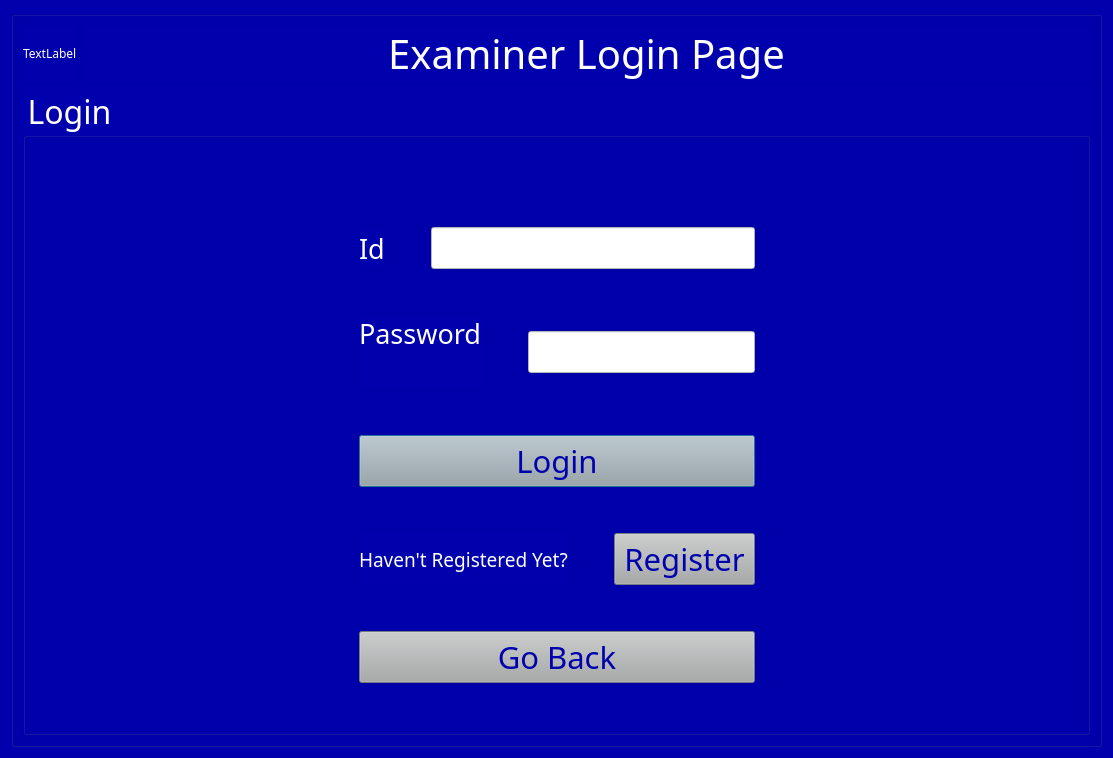
<?xml version="1.0" encoding="UTF-8"?>
<ui version="4.0">
 <class>ExaminerLogin</class>
 <widget class="QDialog" name="ExaminerLogin">
  <property name="geometry">
   <rect>
    <x>0</x>
    <y>0</y>
    <width>1113</width>
    <height>758</height>
   </rect>
  </property>
  <property name="windowTitle">
   <string>Dialog</string>
  </property>
  <property name="styleSheet">
   <string notr="true">*{
	background-color: rgb(0, 0, 173);
font-family:AcPlus IBM CGA;
color:#fff;
}
QLineEdit
{	
color:#0000ad;
	background-color: rgb(255, 255, 255);
}
QComboBox
{
color:#0000ad;
	background-color: rgb(255, 255, 255);
}
QPushButton
{	
	background-color: rgb(167, 171, 170);
	color:#0000ad;
}</string>
  </property>
  <layout class="QGridLayout" name="gridLayout_2">
   <item row="0" column="0">
    <widget class="QGroupBox" name="groupBox">
     <property name="title">
      <string/>
     </property>
     <layout class="QVBoxLayout" name="verticalLayout_3">
      <item>
       <layout class="QHBoxLayout" name="horizontalLayout_3">
        <item>
         <widget class="QLabel" name="logo2">
          <property name="sizePolicy">
           <sizepolicy hsizetype="Preferred" vsizetype="Preferred">
            <horstretch>0</horstretch>
            <verstretch>0</verstretch>
           </sizepolicy>
          </property>
          <property name="text">
           <string>TextLabel</string>
          </property>
         </widget>
        </item>
        <item>
         <widget class="QLabel" name="label_3">
          <property name="sizePolicy">
           <sizepolicy hsizetype="Expanding" vsizetype="Preferred">
            <horstretch>0</horstretch>
            <verstretch>0</verstretch>
           </sizepolicy>
          </property>
          <property name="font">
           <font>
            <family>AcPlus IBM CGA</family>
            <pointsize>30</pointsize>
           </font>
          </property>
          <property name="text">
           <string>Examiner Login Page</string>
          </property>
          <property name="alignment">
           <set>Qt::AlignCenter</set>
          </property>
         </widget>
        </item>
       </layout>
      </item>
      <item>
       <widget class="QGroupBox" name="groupBox_2">
        <property name="font">
         <font>
          <family>AcPlus IBM CGA</family>
          <pointsize>24</pointsize>
         </font>
        </property>
        <property name="styleSheet">
         <string notr="true">*{
	background-color: rgb(0, 0, 173);
font-family:AcPlus IBM CGA;
color:#fff;
}
QLineEdit
{	
color:#0000ad;
	background-color: rgb(255, 255, 255);
}
QComboBox
{
color:#0000ad;
	background-color: rgb(255, 255, 255);
}
QPushButton
{	
	background-color: rgb(167, 171, 170);
	color:#0000ad;
}</string>
        </property>
        <property name="title">
         <string>Login</string>
        </property>
        <layout class="QGridLayout" name="gridLayout">
         <item row="2" column="0">
          <spacer name="horizontalSpacer">
           <property name="orientation">
            <enum>Qt::Horizontal</enum>
           </property>
           <property name="sizeType">
            <enum>QSizePolicy::Expanding</enum>
           </property>
           <property name="sizeHint" stdset="0">
            <size>
             <width>80</width>
             <height>20</height>
            </size>
           </property>
          </spacer>
         </item>
         <item row="2" column="1">
          <layout class="QVBoxLayout" name="verticalLayout_2">
           <item>
            <layout class="QHBoxLayout" name="horizontalLayout">
             <item>
              <widget class="QLabel" name="label">
               <property name="font">
                <font>
                 <family>AcPlus IBM CGA</family>
                 <pointsize>20</pointsize>
                </font>
               </property>
               <property name="text">
                <string>Id</string>
               </property>
               <property name="buddy">
                <cstring>lineID</cstring>
               </property>
              </widget>
             </item>
             <item>
              <spacer name="horizontalSpacer_4">
               <property name="orientation">
                <enum>Qt::Horizontal</enum>
               </property>
               <property name="sizeType">
                <enum>QSizePolicy::Preferred</enum>
               </property>
               <property name="sizeHint" stdset="0">
                <size>
                 <width>40</width>
                 <height>20</height>
                </size>
               </property>
              </spacer>
             </item>
             <item>
              <widget class="QLineEdit" name="lineID">
               <property name="font">
                <font>
                 <family>AcPlus IBM CGA</family>
                 <pointsize>18</pointsize>
                </font>
               </property>
               <property name="styleSheet">
                <string notr="true">background-color: rgb(255, 255, 255);
border-color: rgb(89, 116, 69);
color: #658147;</string>
               </property>
              </widget>
             </item>
            </layout>
           </item>
           <item>
            <spacer name="verticalSpacer_2">
             <property name="orientation">
              <enum>Qt::Vertical</enum>
             </property>
             <property name="sizeType">
              <enum>QSizePolicy::Preferred</enum>
             </property>
             <property name="sizeHint" stdset="0">
              <size>
               <width>20</width>
               <height>40</height>
              </size>
             </property>
            </spacer>
           </item>
           <item>
            <layout class="QHBoxLayout" name="horizontalLayout_2">
             <item>
              <widget class="QLabel" name="label_2">
               <property name="font">
                <font>
                 <family>AcPlus IBM CGA</family>
                 <pointsize>20</pointsize>
                </font>
               </property>
               <property name="text">
                <string>Password
</string>
               </property>
               <property name="buddy">
                <cstring>linePassword</cstring>
               </property>
              </widget>
             </item>
             <item>
              <spacer name="horizontalSpacer_3">
               <property name="orientation">
                <enum>Qt::Horizontal</enum>
               </property>
               <property name="sizeType">
                <enum>QSizePolicy::Preferred</enum>
               </property>
               <property name="sizeHint" stdset="0">
                <size>
                 <width>40</width>
                 <height>20</height>
                </size>
               </property>
              </spacer>
             </item>
             <item>
              <widget class="QLineEdit" name="linePassword">
               <property name="font">
                <font>
                 <family>AcPlus IBM CGA</family>
                 <pointsize>18</pointsize>
                </font>
               </property>
               <property name="styleSheet">
                <string notr="true">background-color: rgb(255, 255, 255);
border-color: rgb(89, 116, 69);
color: #658147;</string>
               </property>
              </widget>
             </item>
            </layout>
           </item>
           <item>
            <spacer name="verticalSpacer_3">
             <property name="orientation">
              <enum>Qt::Vertical</enum>
             </property>
             <property name="sizeType">
              <enum>QSizePolicy::Preferred</enum>
             </property>
             <property name="sizeHint" stdset="0">
              <size>
               <width>20</width>
               <height>40</height>
              </size>
             </property>
            </spacer>
           </item>
           <item>
            <widget class="QPushButton" name="pushButton">
             <property name="font">
              <font>
               <family>AcPlus IBM CGA</family>
               <pointsize>23</pointsize>
              </font>
             </property>
             <property name="styleSheet">
              <string notr="true"/>
             </property>
             <property name="text">
              <string>Login</string>
             </property>
            </widget>
           </item>
           <item>
            <spacer name="verticalSpacer_6">
             <property name="orientation">
              <enum>Qt::Vertical</enum>
             </property>
             <property name="sizeType">
              <enum>QSizePolicy::Preferred</enum>
             </property>
             <property name="sizeHint" stdset="0">
              <size>
               <width>20</width>
               <height>40</height>
              </size>
             </property>
            </spacer>
           </item>
           <item>
            <layout class="QHBoxLayout" name="horizontalLayout_4">
             <item>
              <widget class="QLabel" name="label_4">
               <property name="font">
                <font>
                 <family>AcPlus IBM CGA</family>
                 <pointsize>14</pointsize>
                </font>
               </property>
               <property name="text">
                <string>Haven't Registered Yet?</string>
               </property>
              </widget>
             </item>
             <item>
              <spacer name="horizontalSpacer_7">
               <property name="orientation">
                <enum>Qt::Horizontal</enum>
               </property>
               <property name="sizeType">
                <enum>QSizePolicy::Preferred</enum>
               </property>
               <property name="sizeHint" stdset="0">
                <size>
                 <width>40</width>
                 <height>20</height>
                </size>
               </property>
              </spacer>
             </item>
             <item>
              <widget class="QPushButton" name="register_2">
               <property name="font">
                <font>
                 <family>AcPlus IBM CGA</family>
                 <pointsize>23</pointsize>
                </font>
               </property>
               <property name="text">
                <string>Register</string>
               </property>
              </widget>
             </item>
            </layout>
           </item>
           <item>
            <spacer name="verticalSpacer_7">
             <property name="orientation">
              <enum>Qt::Vertical</enum>
             </property>
             <property name="sizeType">
              <enum>QSizePolicy::Preferred</enum>
             </property>
             <property name="sizeHint" stdset="0">
              <size>
               <width>20</width>
               <height>40</height>
              </size>
             </property>
            </spacer>
           </item>
           <item>
            <widget class="QPushButton" name="pushButton_2">
             <property name="font">
              <font>
               <family>AcPlus IBM CGA</family>
               <pointsize>23</pointsize>
              </font>
             </property>
             <property name="styleSheet">
              <string notr="true"/>
             </property>
             <property name="text">
              <string>Go Back</string>
             </property>
            </widget>
           </item>
          </layout>
         </item>
         <item row="2" column="2">
          <spacer name="horizontalSpacer_2">
           <property name="orientation">
            <enum>Qt::Horizontal</enum>
           </property>
           <property name="sizeType">
            <enum>QSizePolicy::Expanding</enum>
           </property>
           <property name="sizeHint" stdset="0">
            <size>
             <width>80</width>
             <height>20</height>
            </size>
           </property>
          </spacer>
         </item>
         <item row="1" column="1">
          <spacer name="verticalSpacer_5">
           <property name="orientation">
            <enum>Qt::Vertical</enum>
           </property>
           <property name="sizeType">
            <enum>QSizePolicy::Maximum</enum>
           </property>
           <property name="sizeHint" stdset="0">
            <size>
             <width>20</width>
             <height>40</height>
            </size>
           </property>
          </spacer>
         </item>
         <item row="0" column="1">
          <spacer name="verticalSpacer">
           <property name="orientation">
            <enum>Qt::Vertical</enum>
           </property>
           <property name="sizeType">
            <enum>QSizePolicy::Expanding</enum>
           </property>
           <property name="sizeHint" stdset="0">
            <size>
             <width>20</width>
             <height>40</height>
            </size>
           </property>
          </spacer>
         </item>
         <item row="3" column="1">
          <spacer name="verticalSpacer_4">
           <property name="orientation">
            <enum>Qt::Vertical</enum>
           </property>
           <property name="sizeType">
            <enum>QSizePolicy::Expanding</enum>
           </property>
           <property name="sizeHint" stdset="0">
            <size>
             <width>20</width>
             <height>40</height>
            </size>
           </property>
          </spacer>
         </item>
        </layout>
       </widget>
      </item>
     </layout>
    </widget>
   </item>
  </layout>
 </widget>
 <resources/>
 <connections/>
</ui>
